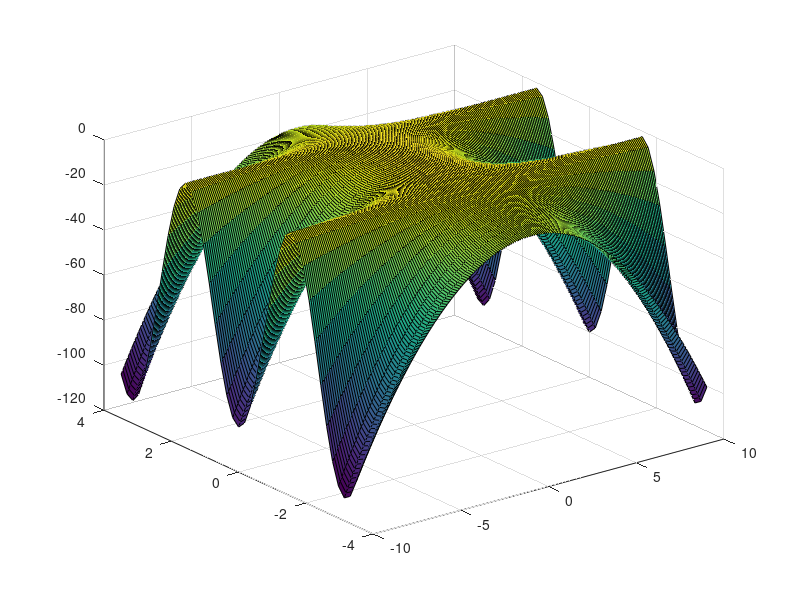
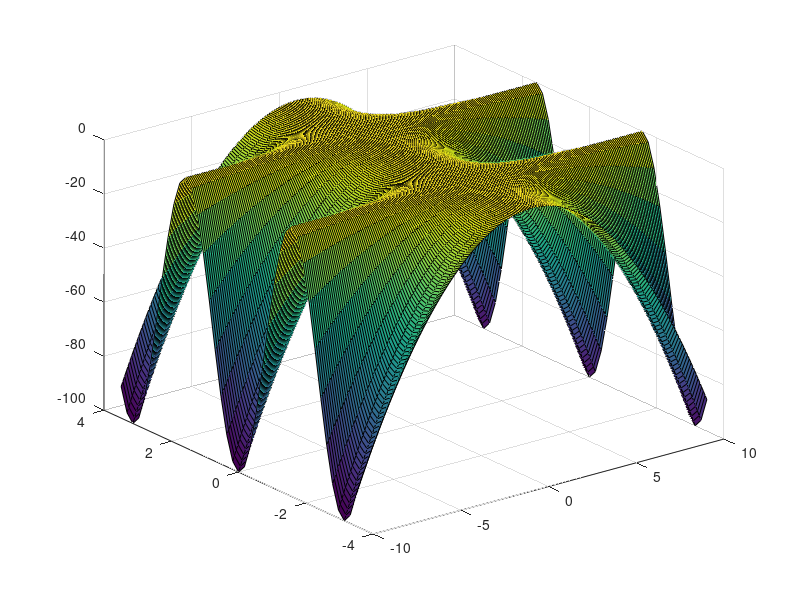

Recreate these plots in MATLAB, in order. (Note: this script raises an error after producing the figures.)
%%
figure()
[e,alfa] = meshgrid(-10:0.1:10,deg2rad(-200):deg2rad(10):deg2rad(200)); 
V = -e.*e.*cos(alfa).*cos(alfa)-alfa.*alfa;
surf(e,alfa,V)
%%
figure()
[e,alfa] = meshgrid(-10:0.1:10,deg2rad(-200):deg2rad(10):deg2rad(200)); 
V = -e.*e.*cos(alfa).*cos(alfa);
surf(e,alfa,V)

%% inicjalizacja
sterowanie = rospublisher('/turtle1/cmd_vel')
pozycja = rossubscriber('/turtle1/pose');
wiadomosc = rosmessage(sterowanie.MessageType)
destX = 8;
destY = 1;
destTheta = 20;
% sterowanie
for t=0:0.1:100
 polozenie = receive(pozycja,1); 
 X=polozenie.X
 Y=polozenie.Y
 theta=polozenie.Theta;
 alfa=atan2(Y-destY,X-destX)-theta;
 beta=alfa+theta;
 e=sqrt((X-destX).^2+(Y-destY).^2)
 
 v=-e*cos(alfa);
 omega=-sin(alfa).*cos(alfa)-((beta.*sin(alfa).*cos(alfa))./alfa)+alfa;
  %omega=sin(alfa).*cos(alfa)+((beta.*sin(alfa).*cos(alfa))./alfa)-alfa;
 wiadomosc.Linear.X=v;
 wiadomosc.Angular.Z = omega;

send(sterowanie,wiadomosc);
pause(0.1);
end